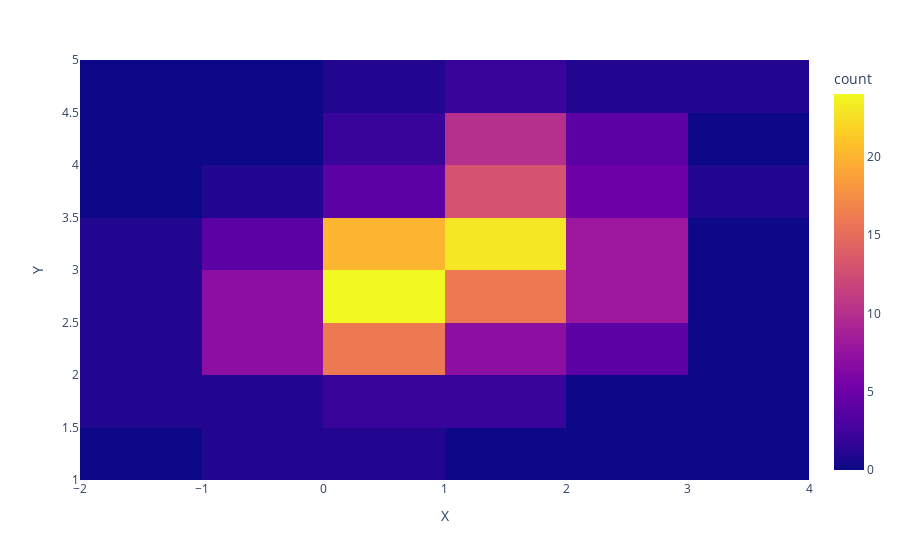

This figure's notebook cell:
### Markdown cell above
1. Make a simple 2-D histogram  plot to illustrate the distributions of the data set from `data1`  using the function `density_heatmap`

### Code cell
df = data1
fig = px.density_heatmap(df, x="X", y="Y")
fig.show()

### Figure 1 — Plotly figure (JSON) as saved in the notebook; plotly's stock layout.template omitted (floating-point values rounded to 4 significant figures; data arrays with more than 128 entries replaced by an {"elided": "..."} marker saying what was removed)
{"data": [{"coloraxis": "coloraxis", "hovertemplate": "X=%{x}<br>Y=%{y}<br>count=%{z}<extra></extra>", "name": "", "type": "histogram2d", "x": {"elided": "200 float values"}, "xaxis": "x", "xbingroup": "x", "y": {"elided": "200 float values"}, "yaxis": "y", "ybingroup": "y"}], "layout": {"coloraxis": {"colorbar": {"title": {"text": "count"}}, "colorscale": [[0, "#0d0887"], [0.1111, "#46039f"], [0.2222, "#7201a8"], [0.3333, "#9c179e"], [0.4444, "#bd3786"], [0.5556, "#d8576b"], [0.6667, "#ed7953"], [0.7778, "#fb9f3a"], [0.8889, "#fdca26"], [1, "#f0f921"]]}, "legend": {"tracegroupgap": 0}, "margin": {"t": 60}, "xaxis": {"anchor": "y", "domain": [0, 1], "title": {"text": "X"}}, "yaxis": {"anchor": "x", "domain": [0, 1], "title": {"text": "Y"}}}}
